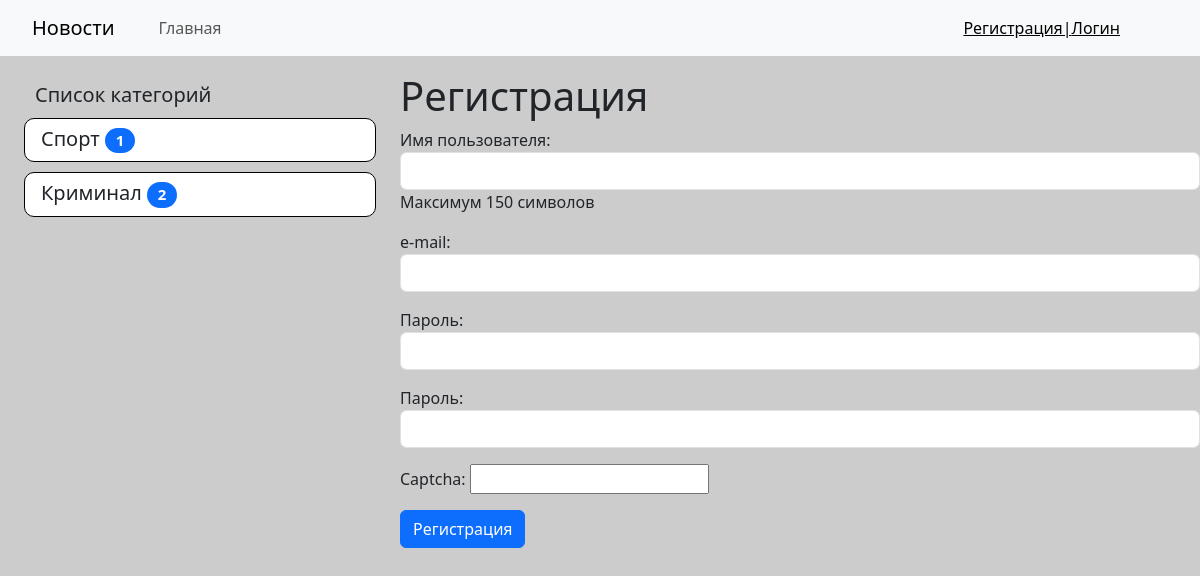
/news/register/, run on the app's committed database.
### News/models.py (models this page shows)
class Category(models.Model):
    title = models.CharField(max_length=150, db_index=True, verbose_name='Категория')
    def get_absolute_url(self):
        return reverse_lazy('Category', kwargs={'category_id': self.pk})
    class Meta:
        verbose_name='Категория'
        verbose_name_plural ='Категории'
        ordering = ['title']

### News/views.py (the view)
# urls.py: path('register/', register, name='Register'),
def register(request):
    if request.method == 'POST':
        form = UserRegisterForm(request.POST)
        if form.is_valid():
            form.save()
            messages.success(request, 'Регистрация успешна')
            user = form.save()
            login(request, user)
        else:
            messages.error(request, 'Ошибка регистрации')
    else:
        form = UserRegisterForm()
    return render(request, 'News/register.html', {'form': form})

### News/forms.py
class UserRegisterForm(UserCreationForm):
    username = forms.CharField(label='Имя пользователя', help_text='Максимум 150 символов',
                               widget=forms.TextInput(attrs={'class': 'form-control'}))
    password1 = forms.CharField(label='Пароль',
                                widget=forms.PasswordInput(attrs={'class': 'form-control'}))
    password2 = forms.CharField(label='Пароль',
                                widget=forms.PasswordInput(attrs={'class': 'form-control'}))
    email = forms.EmailField(label='e-mail',
                             widget=forms.EmailInput(attrs={'class': 'form-control'}))
    captcha = CaptchaField()
    class Meta:
        model = User
        fields = ('username', 'email', 'password1', 'password2')

### News/templatetags/news_tags.py (called while the page is built)
@register.simple_tag(name='get_list_categories')
def get_categories():
    return Category.objects.all()

@register.inclusion_tag('News/list_categories.html')
def show_categories(arg1='Список', arg2='категорий'):
    categories = cache.get('categories')
    if not categories:
        categories = Category.objects.annotate(cnt=Count('news', filter=F('news__is_published'))).filter(cnt__gt=0)
        cache.set('categories', categories, 60)
    return {'categories': categories, 'arg1': arg1, 'arg2': arg2}

### News/templates/News/register.html (shortened to what this page needs)
{% extends 'News/base.html' %}
{% block sidebar %}
{% include 'News/inc/_sidebar.html' %}
{% endblock %}
{% block content %}
    <h1>Регистрация</h1>
    <form method="post" style="width: 800px">
        {{ form.as_p }}
        <button type="submit" class="btn btn-primary btn-block">Регистрация</button>
    </form>
{% endblock %}

### News/templates/News/list_categories.html
{% load news_tags %}
<div class="list-group">
    <div class="size"><h5>
         <div class="size2" style="margin: 11px;">{{ arg1 }} {{ arg2 }}</div>
        {% for cat in categories %}
        <a href="{{ cat.get_absolute_url }}" class="list-group-item list-group-item-action" style="margin-bottom: 10px; border-radius: 10px; border: 1px solid #000; display: block;">{{ cat.title }}
            <span class="badge bg-primary rounded-pill" style="width: 30px; color:white;">{{ cat.cnt }}</span></a>
        {% endfor %}</h5>
    </div>
</div>

### NewsProject/static/css/style.css (style rules this page uses)
body { background-color: #ccc; }

### data on the page
Category: title "Спорт", cnt "1"
Category: title "Криминал", cnt "2"

### other printed values
{{ arg1 }} "Список"
{{ arg2 }} "категорий"
